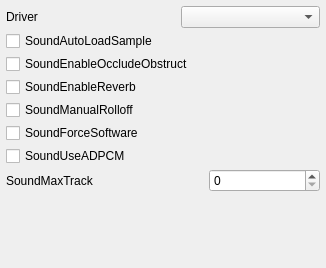
<?xml version="1.0" encoding="UTF-8"?>
<ui version="4.0">
 <class>SoundSettingsPage</class>
 <widget class="QWidget" name="SoundSettingsPage">
  <property name="geometry">
   <rect>
    <x>0</x>
    <y>0</y>
    <width>326</width>
    <height>268</height>
   </rect>
  </property>
  <property name="windowTitle">
   <string>Form</string>
  </property>
  <layout class="QGridLayout" name="gridLayout">
   <property name="margin">
    <number>6</number>
   </property>
   <property name="spacing">
    <number>3</number>
   </property>
   <item row="0" column="0">
    <layout class="QHBoxLayout" name="horizontalLayout">
     <item>
      <widget class="QLabel" name="driverSndLabel">
       <property name="text">
        <string>Driver</string>
       </property>
      </widget>
     </item>
     <item>
      <spacer name="horizontalSpacer">
       <property name="orientation">
        <enum>Qt::Horizontal</enum>
       </property>
       <property name="sizeHint" stdset="0">
        <size>
         <width>40</width>
         <height>20</height>
        </size>
       </property>
      </spacer>
     </item>
     <item>
      <widget class="QComboBox" name="driverSndComboBox">
       <property name="sizePolicy">
        <sizepolicy hsizetype="MinimumExpanding" vsizetype="Fixed">
         <horstretch>0</horstretch>
         <verstretch>0</verstretch>
        </sizepolicy>
       </property>
      </widget>
     </item>
    </layout>
   </item>
   <item row="1" column="0">
    <widget class="QCheckBox" name="autoLoadSampleCheckBox">
     <property name="text">
      <string>SoundAutoLoadSample</string>
     </property>
    </widget>
   </item>
   <item row="2" column="0">
    <widget class="QCheckBox" name="enableOccludeObstructCheckBox">
     <property name="text">
      <string>SoundEnableOccludeObstruct</string>
     </property>
    </widget>
   </item>
   <item row="3" column="0">
    <widget class="QCheckBox" name="enableReverbCheckBox">
     <property name="text">
      <string>SoundEnableReverb</string>
     </property>
    </widget>
   </item>
   <item row="4" column="0">
    <widget class="QCheckBox" name="manualRolloffCheckBox">
     <property name="text">
      <string>SoundManualRolloff</string>
     </property>
    </widget>
   </item>
   <item row="5" column="0">
    <widget class="QCheckBox" name="forceSoftwareCheckBox">
     <property name="text">
      <string>SoundForceSoftware</string>
     </property>
    </widget>
   </item>
   <item row="6" column="0">
    <widget class="QCheckBox" name="useADPCMCheckBox">
     <property name="text">
      <string>SoundUseADPCM</string>
     </property>
    </widget>
   </item>
   <item row="7" column="0">
    <layout class="QHBoxLayout" name="horizontalLayout_2">
     <item>
      <widget class="QLabel" name="maxTrackLabel">
       <property name="text">
        <string>SoundMaxTrack</string>
       </property>
      </widget>
     </item>
     <item>
      <spacer name="horizontalSpacer_2">
       <property name="orientation">
        <enum>Qt::Horizontal</enum>
       </property>
       <property name="sizeHint" stdset="0">
        <size>
         <width>40</width>
         <height>20</height>
        </size>
       </property>
      </spacer>
     </item>
     <item>
      <widget class="QSpinBox" name="maxTrackSpinBox">
       <property name="sizePolicy">
        <sizepolicy hsizetype="Expanding" vsizetype="Fixed">
         <horstretch>0</horstretch>
         <verstretch>0</verstretch>
        </sizepolicy>
       </property>
       <property name="specialValueText">
        <string notr="true"/>
       </property>
       <property name="suffix">
        <string notr="true"/>
       </property>
       <property name="prefix">
        <string notr="true"/>
       </property>
      </widget>
     </item>
    </layout>
   </item>
   <item row="8" column="0">
    <spacer name="verticalSpacer">
     <property name="orientation">
      <enum>Qt::Vertical</enum>
     </property>
     <property name="sizeHint" stdset="0">
      <size>
       <width>20</width>
       <height>83</height>
      </size>
     </property>
    </spacer>
   </item>
  </layout>
 </widget>
 <resources>
  <include location="../../object_viewer_qt.qrc"/>
 </resources>
 <connections/>
</ui>
